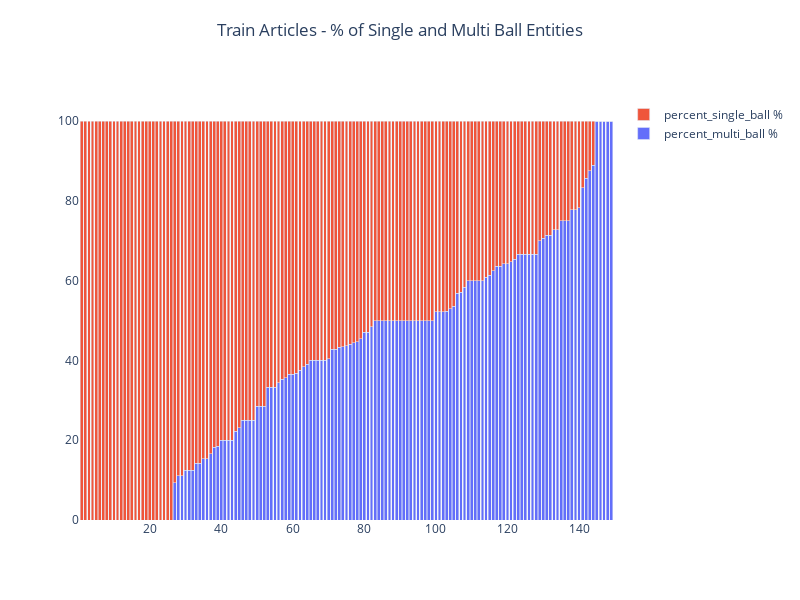

Source (notebook cell):
### Markdown cell above
## Match Articles

### Code cell
train_data_articles_entity_types=train_data.groupby(['article_number','entity_is_single_ball']).\
aggregate({"match_number": 'count'}).reset_index()
#train_data_articles_entity_types.colums=['article_number','entity_is_single_ball','count']
train_data_articles_entity_types_pivot=pd.pivot_table(train_data, values='match_number', index=['article_number'],
                    columns=['entity_is_single_ball'], aggfunc='count').reset_index()
train_data_articles_entity_types_pivot.columns=['article_number','count_multi_ball','count_single_ball']
train_data_articles_entity_types_pivot.fillna(0,inplace=True)

train_data_articles_entity_types_pivot['entity_total']=train_data_articles_entity_types_pivot['count_multi_ball']+train_data_articles_entity_types_pivot['count_single_ball']
train_data_articles_entity_types_pivot=train_data_articles_entity_types_pivot

train_data_articles_entity_types_pivot['percent_multi_ball']=train_data_articles_entity_types_pivot['count_multi_ball']*100/train_data_articles_entity_types_pivot['entity_total']
train_data_articles_entity_types_pivot['percent_single_ball']=train_data_articles_entity_types_pivot['count_single_ball']*100/train_data_articles_entity_types_pivot['entity_total']
train_data_articles_entity_types_pivot.sort_values(by=['percent_multi_ball'],inplace=True)
train_data_articles_entity_types_pivot=train_data_articles_entity_types_pivot.reset_index(drop=True).reset_index()
train_data_articles_entity_types_pivot['article_s_number']=train_data_articles_entity_types_pivot['index']+1
train_data_articles_entity_types_pivot.drop(columns=['index'],inplace=True)
col_order=['article_s_number','article_number','count_multi_ball', 'count_single_ball',
        'entity_total', 'percent_multi_ball', 'percent_single_ball']
train_data_articles_entity_types_pivot=train_data_articles_entity_types_pivot[col_order]
fig = go.Figure()
for col in list(train_data_articles_entity_types_pivot.columns)[5:]:
    _ = fig.add_trace(go.Bar(
        y=train_data_articles_entity_types_pivot[col],
        x=train_data_articles_entity_types_pivot.article_s_number,
        name=col+" %",

    ))
_ = fig.update_layout(
        yaxis=dict(
        #ticktext=["0%", "20%", "40%", "60%","80%","100%"],
        #tickvals=[0, 20, 40, 60, 80, 100],
        #tickmode="array",
        titlefont=dict(size=15),
    ),
    autosize=False,
    width=800,
    height=600,
    paper_bgcolor='rgba(0,0,0,0)',
    plot_bgcolor='rgba(0,0,0,0)',
    title={
        'text': "Train Articles - % of Single and Multi Ball Entities",
        'y':0.96,
        'x':0.5,
        'xanchor': 'center',
        'yanchor': 'top'},
    barmode='stack')
fig.show()

### Figure 1 — Plotly figure (JSON) as saved in the notebook; plotly's stock layout.template omitted (floating-point values rounded to 4 significant figures; data arrays with more than 128 entries replaced by an {"elided": "..."} marker saying what was removed)
{"data": [{"name": "percent_multi_ball %", "type": "bar", "x": {"elided": "149 int values"}, "y": {"elided": "149 float values"}}, {"name": "percent_single_ball %", "type": "bar", "x": {"elided": "149 int values"}, "y": {"elided": "149 float values"}}], "layout": {"autosize": false, "barmode": "stack", "height": 600, "paper_bgcolor": "rgba(0,0,0,0)", "plot_bgcolor": "rgba(0,0,0,0)", "title": {"text": "Train Articles - % of Single and Multi Ball Entities", "x": 0.5, "xanchor": "center", "y": 0.96, "yanchor": "top"}, "width": 800, "yaxis": {"title": {"font": {"size": 15}}}}}
